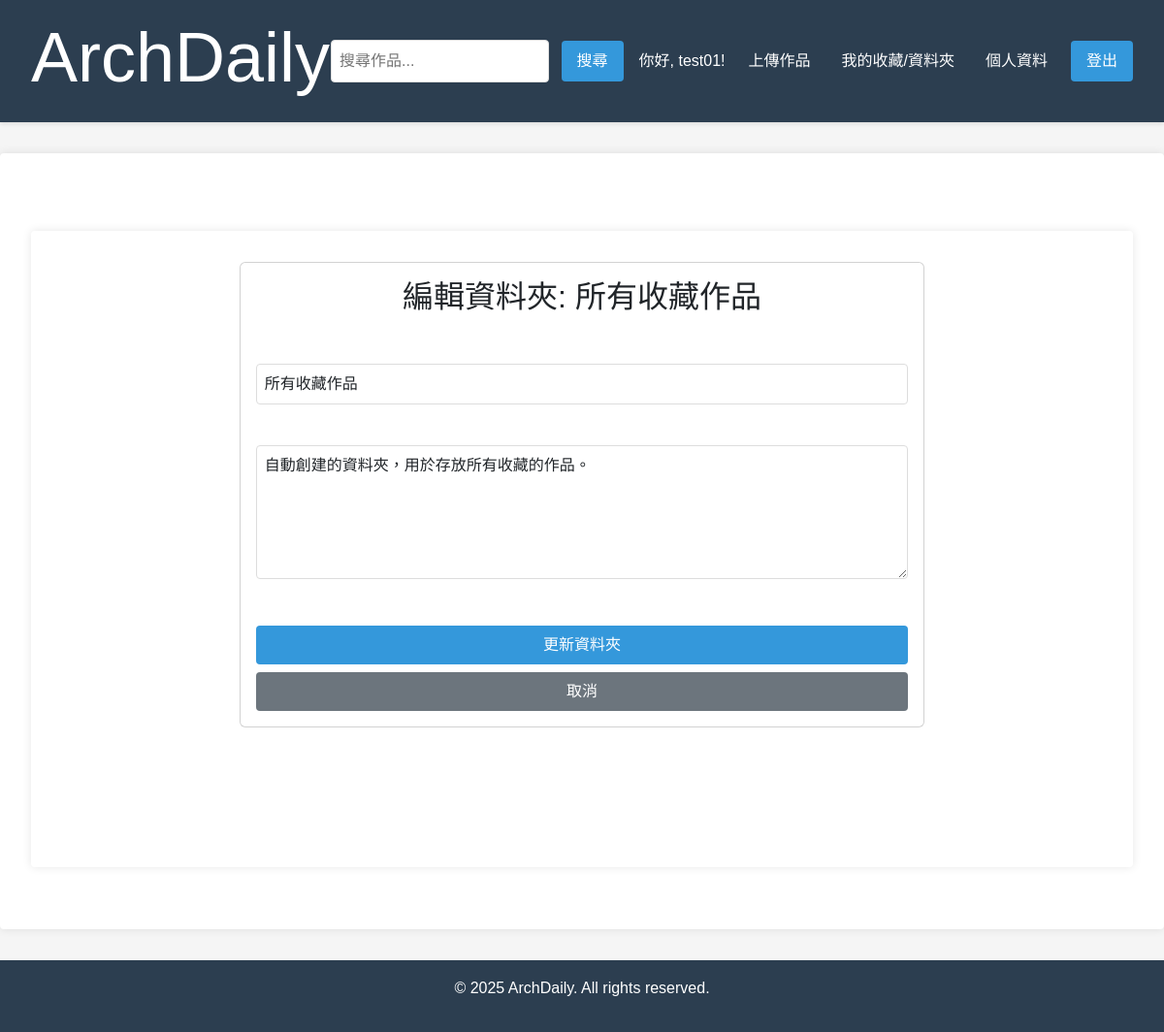
/folders/3/edit/ (signed in), run on the app's committed database.
### projects/models.py (models this page shows, shortened)
class Folder(models.Model):
    name = models.CharField(max_length=255)
    user = models.ForeignKey(User, on_delete=models.CASCADE, related_name='folders')
    description = models.TextField(blank=True, null=True)
    cover_image = models.ForeignKey(ProjectImage, on_delete=models.SET_NULL, null=True, blank=True, related_name='folder_covers')
    created_at = models.DateTimeField(auto_now_add=True)
    updated_at = models.DateTimeField(auto_now=True)

### projects/views.py (the view)
# urls.py: path('folders/<int:pk>/edit/', views.edit_folder, name='edit_folder'),
@login_required
def edit_folder(request, pk):
    folder = get_object_or_404(Folder, pk=pk, user=request.user)
    if request.method == 'POST':
        form = FolderForm(request.POST, instance=folder)
        if form.is_valid():
            cover_image = form.cleaned_data.get('cover_image')
            if cover_image: # Assign cover_image if selected
                folder.cover_image = cover_image
            else: # If no cover image is selected (and the field was present), clear it
                if 'cover_image' in form.fields and form.cleaned_data.get('cover_image') is None and folder.cover_image:
                    folder.cover_image = None
            form.save()
            return redirect('folder_list') # Redirect to folder list after editing
    else:
        form = FolderForm(instance=folder)
    context = {
        'form': form,
        'folder': folder,
    }
    return render(request, 'projects/edit_folder.html', context)

### projects/templates/projects/edit_folder.html (shortened to what this page needs)
{% extends 'base.html' %}
{% load static %}
{% block content %}
<div class="container mt-5">
    <div class="row justify-content-center">
        <div class="col-md-8">
            <div class="card">
                <div class="card-body">
                    <h2 class="card-title text-center mb-4">{% if folder %}編輯資料夾: {{ folder.name }}{% else %}編輯資料夾{% endif %}</h2>
                    <form method="post">
                        {% for field in form %}
                            <div class="form-group mb-3">
                                {{ field }}
                            </div>
                        {% endfor %}
                        <button type="submit" class="btn btn-primary w-100">更新資料夾</button>
                        <a href="{% url 'folder_list' %}" class="btn btn-secondary w-100 mt-2">取消</a>
                    </form>
                </div>
            </div>
        </div>
    </div>
</div>
{% endblock %}

### my_final_proj/templates/base.html (shortened to what this page needs)
{% load static %}
<!DOCTYPE html>
<html lang="zh-Hant">
<head>
    <link href="https://cdn.jsdelivr.net/npm/bootstrap@5.3.0/dist/css/bootstrap.min.css" rel="stylesheet">
    <link rel="stylesheet" href="https://cdnjs.cloudflare.com/ajax/libs/font-awesome/6.0.0-beta3/css/all.min.css">
    <link rel="stylesheet" href="{% static 'css/main.css' %}">
</head>
<body>
    <header class="header">
        <h1><a href="{% url 'home' %}">ArchDaily</a></h1>
        <nav class="nav-links">
            <form action="{% url 'search_projects' %}" method="get">
                <input type="text" name="q" placeholder="搜尋作品..." value="{{ request.GET.q|default:'' }}" aria-label="搜尋作品" class="form-control-nav">
                <button type="submit" aria-label="執行搜尋" class="nav-btn">搜尋</button>
            </form>
            {% if user.is_authenticated %}
                <span>你好, {{ user.username }}!</span>
                <a href="{% url 'create_project' %}" class="nav-link">上傳作品</a>
                <a href="{% url 'folder_list' %}" class="nav-link">我的收藏/資料夾</a>
                <a href="{% url 'user_profile' %}" class="nav-link">個人資料</a>
                <form action="{% url 'logout' %}" method="post">
                    <button type="submit" aria-label="登出" class="nav-btn">登出</button>
                </form>
            {% else %}
                <a href="{% url 'login' %}" class="nav-link">登入</a>
                <a href="{% url 'signup' %}" class="nav-link">註冊</a>
            {% endif %}
        </nav>
    </header>
    <main class="container">
        {% block content %}{% endblock %}
    </main>
    <footer>
        <p>&copy; 2025 ArchDaily. All rights reserved.</p>
    </footer>
</body>
</html>

### static/css/main.css (style rules this page uses)
:root { --primary-color: #2c3e50; --secondary-color: #34495e; --accent-color: #3498db; --text-color: #333; --light-gray: #f5f5f5; --white-color: #ffffff; --border-color: #ddd; --spacing-xsmall: 0.25rem; --spacing-small: 0.5rem; --spacing-medium: 1rem; --spacing-large: 2rem; --border-radius: 4px; --success-color: #2ecc71; --warning-color: #f1c40f; --error-color: #e74c3c; }
html, body { height: 100%; margin: 0; padding: 0; font-family: 'Noto Sans TC', sans-serif; line-height: 1.6; color: var(--text-color); background-color: var(--light-gray); }
#root, main { min-height: 100vh; display: flex; flex-direction: column; }
.header { background-color: var(--primary-color); padding: var(--spacing-medium) var(--spacing-large); box-shadow: 0 2px 4px rgba(0, 0, 0, 0.1); display: flex; justify-content: space-between; align-items: center; flex-wrap: wrap; color: var(--white-color); }
.header h1 a { color: var(--white-color); text-decoration: none; font-size: 1.8em; margin: 0; transition: color 0.3s ease; }
.nav-links { display: flex; align-items: center; flex-wrap: wrap; gap: var(--spacing-medium); }
.nav-links span { color: var(--white-color); }
.nav-link { color: var(--white-color); text-decoration: none; padding: var(--spacing-small); transition: color 0.3s ease; }
.form-control-nav { padding: var(--spacing-small); border: 1px solid var(--border-color); border-radius: var(--border-radius); font-size: 1rem; margin-right: var(--spacing-small); background-color: var(--white-color); color: var(--text-color); }
.nav-btn { padding: var(--spacing-small) var(--spacing-medium); background-color: var(--accent-color); color: var(--white-color); border: none; border-radius: var(--border-radius); cursor: pointer; transition: background-color 0.3s ease; }
.container { max-width: 1200px; margin: var(--spacing-large) auto; padding: var(--spacing-large); background-color: var(--white-color); box-shadow: 0 0 10px rgba(0, 0, 0, 0.1); border-radius: var(--border-radius); flex-grow: 1; }
.form-group { margin-bottom: var(--spacing-medium); }
.form-control { width: 100%; padding: 0.5rem; border: 1px solid var(--border-color); border-radius: var(--border-radius); font-size: 1rem; }
.btn { padding: 0.5rem 1rem; border: none; border-radius: var(--border-radius); cursor: pointer; transition: background-color 0.3s ease; }
.btn-primary { background-color: var(--accent-color); color: var(--white-color); width: auto; margin-top: var(--spacing-large); display: inline-block; }
.text-center { text-align: center; }
.mb-3 { margin-bottom: var(--spacing-medium); }
footer { background-color: var(--primary-color); color: white; text-align: center; padding: 1rem; margin-top: 2rem; }
footer p { text-align: center; }

### data on the page
Folder: name "所有收藏作品", form "所有收藏作品" "自動創建的資料夾，用於存放所有收藏的作品。"

### other printed values
{{ user.username }} "test01"
